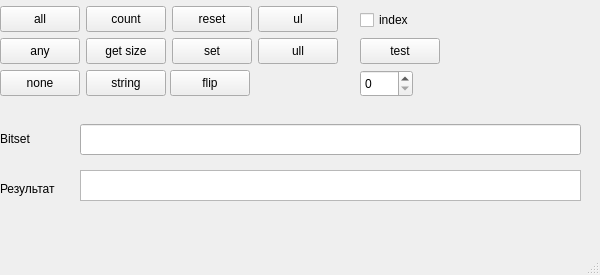
<?xml version="1.0" encoding="UTF-8"?>
<ui version="4.0">
 <class>MainWindow</class>
 <widget class="QMainWindow" name="MainWindow">
  <property name="geometry">
   <rect>
    <x>0</x>
    <y>0</y>
    <width>600</width>
    <height>275</height>
   </rect>
  </property>
  <property name="minimumSize">
   <size>
    <width>600</width>
    <height>275</height>
   </size>
  </property>
  <property name="maximumSize">
   <size>
    <width>600</width>
    <height>275</height>
   </size>
  </property>
  <property name="windowTitle">
   <string>Task 3</string>
  </property>
  <widget class="QWidget" name="centralwidget">
   <widget class="QPushButton" name="pushButton_all">
    <property name="geometry">
     <rect>
      <x>0</x>
      <y>6</y>
      <width>80</width>
      <height>26</height>
     </rect>
    </property>
    <property name="text">
     <string>all</string>
    </property>
   </widget>
   <widget class="QPushButton" name="pushButton_any">
    <property name="geometry">
     <rect>
      <x>0</x>
      <y>38</y>
      <width>80</width>
      <height>26</height>
     </rect>
    </property>
    <property name="text">
     <string>any</string>
    </property>
   </widget>
   <widget class="QPushButton" name="pushButton_count">
    <property name="geometry">
     <rect>
      <x>86</x>
      <y>6</y>
      <width>80</width>
      <height>26</height>
     </rect>
    </property>
    <property name="text">
     <string>count</string>
    </property>
   </widget>
   <widget class="QPushButton" name="pushButton_none">
    <property name="geometry">
     <rect>
      <x>0</x>
      <y>70</y>
      <width>80</width>
      <height>26</height>
     </rect>
    </property>
    <property name="text">
     <string>none</string>
    </property>
   </widget>
   <widget class="QPushButton" name="pushButton_reset">
    <property name="geometry">
     <rect>
      <x>172</x>
      <y>6</y>
      <width>80</width>
      <height>26</height>
     </rect>
    </property>
    <property name="text">
     <string>reset</string>
    </property>
   </widget>
   <widget class="QPushButton" name="pushButton_set">
    <property name="geometry">
     <rect>
      <x>172</x>
      <y>38</y>
      <width>80</width>
      <height>26</height>
     </rect>
    </property>
    <property name="text">
     <string>set</string>
    </property>
   </widget>
   <widget class="QPushButton" name="pushButton_getsize">
    <property name="geometry">
     <rect>
      <x>86</x>
      <y>38</y>
      <width>80</width>
      <height>26</height>
     </rect>
    </property>
    <property name="text">
     <string>get size</string>
    </property>
   </widget>
   <widget class="QPushButton" name="pushButton_flip">
    <property name="geometry">
     <rect>
      <x>170</x>
      <y>70</y>
      <width>80</width>
      <height>26</height>
     </rect>
    </property>
    <property name="text">
     <string>flip</string>
    </property>
   </widget>
   <widget class="QPushButton" name="pushButton_ull">
    <property name="geometry">
     <rect>
      <x>258</x>
      <y>38</y>
      <width>80</width>
      <height>26</height>
     </rect>
    </property>
    <property name="text">
     <string>ull</string>
    </property>
   </widget>
   <widget class="QPushButton" name="pushButton_ul">
    <property name="geometry">
     <rect>
      <x>258</x>
      <y>6</y>
      <width>80</width>
      <height>26</height>
     </rect>
    </property>
    <property name="text">
     <string>ul</string>
    </property>
   </widget>
   <widget class="QPushButton" name="pushButton_test">
    <property name="geometry">
     <rect>
      <x>360</x>
      <y>38</y>
      <width>80</width>
      <height>26</height>
     </rect>
    </property>
    <property name="text">
     <string>test</string>
    </property>
   </widget>
   <widget class="QLineEdit" name="lineEdit">
    <property name="geometry">
     <rect>
      <x>80</x>
      <y>124</y>
      <width>501</width>
      <height>31</height>
     </rect>
    </property>
    <property name="font">
     <font>
      <pointsize>6</pointsize>
     </font>
    </property>
   </widget>
   <widget class="QTextBrowser" name="textBrowser">
    <property name="geometry">
     <rect>
      <x>80</x>
      <y>170</y>
      <width>501</width>
      <height>31</height>
     </rect>
    </property>
   </widget>
   <widget class="QSpinBox" name="spinBox">
    <property name="geometry">
     <rect>
      <x>360</x>
      <y>70</y>
      <width>53</width>
      <height>27</height>
     </rect>
    </property>
    <property name="maximum">
     <number>200</number>
    </property>
   </widget>
   <widget class="QCheckBox" name="checkBox">
    <property name="geometry">
     <rect>
      <x>360</x>
      <y>8</y>
      <width>62</width>
      <height>24</height>
     </rect>
    </property>
    <property name="text">
     <string>index</string>
    </property>
   </widget>
   <widget class="QLabel" name="label">
    <property name="geometry">
     <rect>
      <x>0</x>
      <y>130</y>
      <width>66</width>
      <height>17</height>
     </rect>
    </property>
    <property name="text">
     <string>Bitset</string>
    </property>
   </widget>
   <widget class="QLabel" name="label_2">
    <property name="geometry">
     <rect>
      <x>0</x>
      <y>180</y>
      <width>71</width>
      <height>17</height>
     </rect>
    </property>
    <property name="text">
     <string>Результат</string>
    </property>
   </widget>
   <widget class="QPushButton" name="pushButton">
    <property name="geometry">
     <rect>
      <x>86</x>
      <y>70</y>
      <width>80</width>
      <height>26</height>
     </rect>
    </property>
    <property name="text">
     <string>string</string>
    </property>
   </widget>
  </widget>
  <widget class="QMenuBar" name="menubar">
   <property name="geometry">
    <rect>
     <x>0</x>
     <y>0</y>
     <width>600</width>
     <height>23</height>
    </rect>
   </property>
  </widget>
  <widget class="QStatusBar" name="statusbar"/>
 </widget>
 <resources/>
 <connections/>
</ui>
